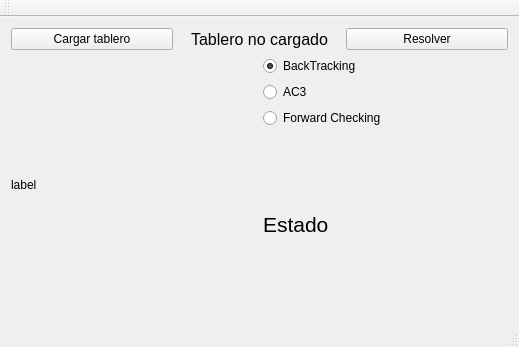
<?xml version="1.0" encoding="UTF-8"?>
<ui version="4.0">
 <class>MainWindow</class>
 <widget class="QMainWindow" name="MainWindow">
  <property name="geometry">
   <rect>
    <x>0</x>
    <y>0</y>
    <width>519</width>
    <height>347</height>
   </rect>
  </property>
  <property name="sizePolicy">
   <sizepolicy hsizetype="Expanding" vsizetype="Expanding">
    <horstretch>0</horstretch>
    <verstretch>0</verstretch>
   </sizepolicy>
  </property>
  <property name="windowTitle">
   <string>MainWindow</string>
  </property>
  <widget class="QWidget" name="centralWidget">
   <property name="sizePolicy">
    <sizepolicy hsizetype="Maximum" vsizetype="Maximum">
     <horstretch>0</horstretch>
     <verstretch>0</verstretch>
    </sizepolicy>
   </property>
   <layout class="QGridLayout" name="gridLayout">
    <item row="0" column="0" colspan="2">
     <layout class="QHBoxLayout" name="horizontalLayout">
      <property name="sizeConstraint">
       <enum>QLayout::SetMinimumSize</enum>
      </property>
      <item>
       <widget class="QPushButton" name="loadButton">
        <property name="text">
         <string>Cargar tablero</string>
        </property>
       </widget>
      </item>
      <item>
       <widget class="QLabel" name="filenameLabel">
        <property name="font">
         <font>
          <pointsize>12</pointsize>
         </font>
        </property>
        <property name="text">
         <string>Tablero no cargado</string>
        </property>
        <property name="alignment">
         <set>Qt::AlignCenter</set>
        </property>
       </widget>
      </item>
      <item>
       <widget class="QPushButton" name="solveButton">
        <property name="text">
         <string>Resolver</string>
        </property>
       </widget>
      </item>
     </layout>
    </item>
    <item row="1" column="0">
     <widget class="QLabel" name="tableroLabel">
      <property name="text">
       <string>label</string>
      </property>
     </widget>
    </item>
    <item row="1" column="1">
     <layout class="QVBoxLayout" name="verticalLayout">
      <property name="sizeConstraint">
       <enum>QLayout::SetMaximumSize</enum>
      </property>
      <item>
       <widget class="QRadioButton" name="BTradioButton">
        <property name="text">
         <string>BackTracking</string>
        </property>
        <property name="checked">
         <bool>true</bool>
        </property>
       </widget>
      </item>
      <item>
       <widget class="QRadioButton" name="AC3radioButton">
        <property name="text">
         <string>AC3</string>
        </property>
       </widget>
      </item>
      <item>
       <widget class="QRadioButton" name="FCradioButton">
        <property name="text">
         <string>Forward Checking</string>
        </property>
       </widget>
      </item>
      <item>
       <widget class="QLabel" name="statusLabel">
        <property name="font">
         <font>
          <pointsize>16</pointsize>
         </font>
        </property>
        <property name="text">
         <string>Estado</string>
        </property>
       </widget>
      </item>
     </layout>
    </item>
   </layout>
  </widget>
  <widget class="QMenuBar" name="menuBar">
   <property name="geometry">
    <rect>
     <x>0</x>
     <y>0</y>
     <width>519</width>
     <height>29</height>
    </rect>
   </property>
  </widget>
  <widget class="QToolBar" name="mainToolBar">
   <attribute name="toolBarArea">
    <enum>TopToolBarArea</enum>
   </attribute>
   <attribute name="toolBarBreak">
    <bool>false</bool>
   </attribute>
  </widget>
  <widget class="QStatusBar" name="statusBar"/>
 </widget>
 <layoutdefault spacing="6" margin="11"/>
 <resources/>
 <connections/>
</ui>
